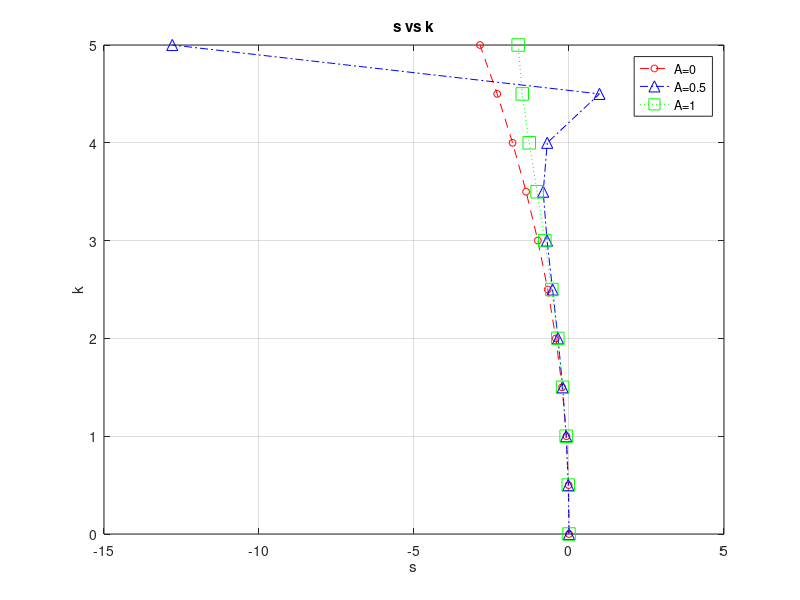
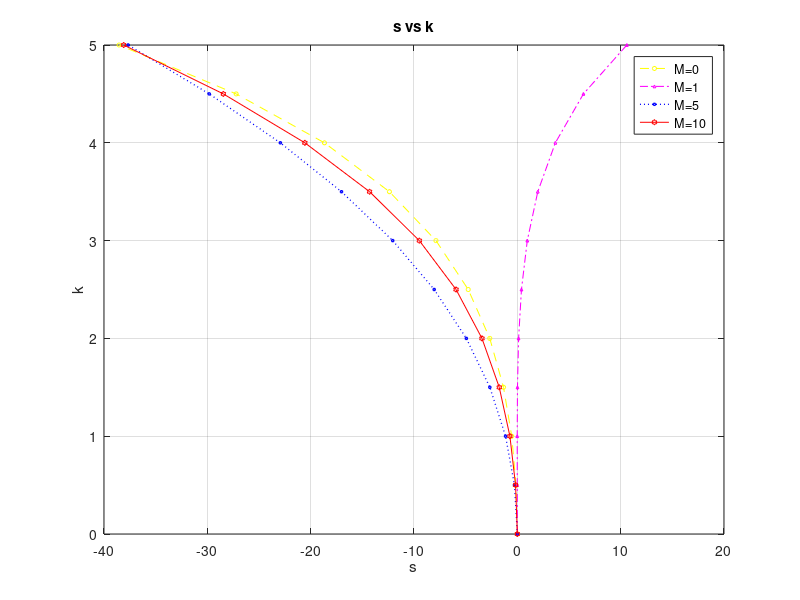

The MATLAB source for these figures, in order:
% Plot1 (Question1.a)
% The range of k is 0 to 5,
% Given values are substitutded to simplyfy the equation 
k=(0:0.5:5);
% s is simplfied with substitusion of A is 0,M is 0.05,Pe is 10, 
s1=(0.7*k.^4)./(-6*k.^2-2.4);
% At A is 0.5,M is 0.05,Pe is 10
s2=(0.7*k.^4-13.2*k.^2)./(141.6-6*k.^2);
% A is 1,M is 0.05,Pe is 10,
s3=(0.7*k.^4-26.4*k.^2)./(-6*k.^2+285.6);
plot(s1,k,'--ro','LineWidth',0.25,'MarkerSize',5);
hold on
plot(s2,k,'-.b^','LineWidth',0.15,'MarkerSize',8);
plot(s3,k,':gs','LineWidth',0.15,'MarkerSize',9);
legend('A=0','A=0.5','A=1');
%labels
xlabel('s');
ylabel('k');
title('s vs k');
grid on;
%polt2(Question1.b)
figure(2)
k=(0:0.5:5);
%s1 at A is 0.5,M is 0, Pe is 10 
s1=(k.^4+12*k.^2)./(-24);
%s2 at A is 0.5,M is 1, Pe is 10 
s2=(1.3*k.^4-2.4*k.^2)./(-k.^2+96);
%s3 at A is 0.5,M is 5, Pe is 10 
s3=(10.6*k.^4+105.6*k.^2)./(-6*k.^2-96);
%s4 at A is 0.5,M is 10, Pe is 10
s4=(20.6*k.^4+225.6*k.^2)./(-6*k.^2-336);
plot(s1,k,'--yo','LineWidth',0.25,'MarkerSize',3);
hold on
plot(s2,k,'-.m^','LineWidth',0.75,'MarkerSize',2);
plot(s3,k,':bs','LineWidth',0.95,'MarkerSize',1.5);
plot(s4,k,'-rhexagram','LineWidth',0.15,'MarkerSize',4);
legend('M=0','M=1','M=5','M=10');
xlabel('s');
ylabel('k');
title('s vs k');
grid on;
